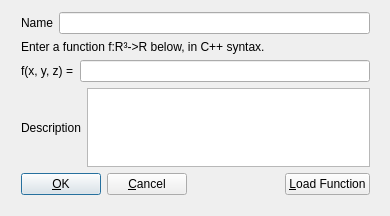
<ui version="4.0" >
 <class>functionDialog</class>
 <widget class="QDialog" name="functionDialog" >
  <property name="geometry" >
   <rect>
    <x>0</x>
    <y>0</y>
    <width>390</width>
    <height>216</height>
   </rect>
  </property>
  <property name="windowTitle" >
   <string>Enter a real scalar function</string>
  </property>
  <widget class="QWidget" name="" >
   <property name="geometry" >
    <rect>
     <x>10</x>
     <y>1</y>
     <width>371</width>
     <height>205</height>
    </rect>
   </property>
   <layout class="QVBoxLayout" >
    <item>
     <layout class="QHBoxLayout" >
      <item>
       <widget class="QLabel" name="nameLabel" >
        <property name="toolTip" >
         <string>Give the function a unique, preferably descriptive, name. The name will also be used to store the function on the file system.</string>
        </property>
        <property name="text" >
         <string>Name</string>
        </property>
        <property name="wordWrap" >
         <bool>false</bool>
        </property>
       </widget>
      </item>
      <item>
       <widget class="QLineEdit" name="nameEdit" >
        <property name="toolTip" >
         <string>Give the function a unique, preferably descriptive, name. The name will also be used to store the function on the file system.</string>
        </property>
       </widget>
      </item>
     </layout>
    </item>
    <item>
     <widget class="QLabel" name="introLabel" >
      <property name="text" >
       <string>Enter a function f:R³->R below, in C++ syntax.</string>
      </property>
      <property name="wordWrap" >
       <bool>false</bool>
      </property>
     </widget>
    </item>
    <item>
     <layout class="QHBoxLayout" >
      <item>
       <widget class="QLabel" name="functionLabel" >
        <property name="text" >
         <string>f(x, y, z) =</string>
        </property>
        <property name="wordWrap" >
         <bool>false</bool>
        </property>
       </widget>
      </item>
      <item>
       <widget class="QLineEdit" name="functionEdit" />
      </item>
     </layout>
    </item>
    <item>
     <layout class="QHBoxLayout" >
      <item>
       <widget class="QLabel" name="descriptionLabel" >
        <property name="toolTip" >
         <string>Additional (optional) description</string>
        </property>
        <property name="text" >
         <string>Description</string>
        </property>
        <property name="wordWrap" >
         <bool>false</bool>
        </property>
       </widget>
      </item>
      <item>
       <widget class="QTextEdit" name="textEdit" />
      </item>
     </layout>
    </item>
    <item>
     <spacer>
      <property name="orientation" >
       <enum>Qt::Vertical</enum>
      </property>
      <property name="sizeHint" >
       <size>
        <width>369</width>
        <height>16</height>
       </size>
      </property>
     </spacer>
    </item>
    <item>
     <layout class="QHBoxLayout" >
      <item>
       <widget class="QPushButton" name="okButton" >
        <property name="text" >
         <string>&amp;OK</string>
        </property>
        <property name="shortcut" >
         <string>Alt+O</string>
        </property>
       </widget>
      </item>
      <item>
       <widget class="QPushButton" name="cancelButton" >
        <property name="text" >
         <string>&amp;Cancel</string>
        </property>
        <property name="shortcut" >
         <string>Alt+C</string>
        </property>
       </widget>
      </item>
      <item>
       <spacer>
        <property name="orientation" >
         <enum>Qt::Horizontal</enum>
        </property>
        <property name="sizeType" >
         <enum>QSizePolicy::Expanding</enum>
        </property>
        <property name="sizeHint" >
         <size>
          <width>40</width>
          <height>20</height>
         </size>
        </property>
       </spacer>
      </item>
      <item>
       <widget class="QPushButton" name="loadButton" >
        <property name="text" >
         <string>&amp;Load Function</string>
        </property>
        <property name="shortcut" >
         <string>Alt+L</string>
        </property>
       </widget>
      </item>
     </layout>
    </item>
   </layout>
  </widget>
 </widget>
 <layoutdefault spacing="6" margin="11" />
 <pixmapfunction>qPixmapFromMimeSource</pixmapfunction>
 <resources/>
 <connections>
  <connection>
   <sender>cancelButton</sender>
   <signal>clicked()</signal>
   <receiver>functionDialog</receiver>
   <slot>reject()</slot>
   <hints>
    <hint type="sourcelabel" >
     <x>116</x>
     <y>194</y>
    </hint>
    <hint type="destinationlabel" >
     <x>194</x>
     <y>109</y>
    </hint>
   </hints>
  </connection>
 </connections>
</ui>
